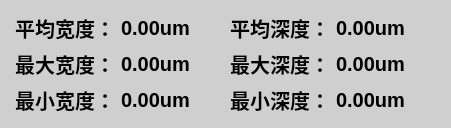
     <widget class="QGroupBox" name="groupBox_7">
      <property name="sizePolicy">
       <sizepolicy hsizetype="Fixed" vsizetype="Fixed">
        <horstretch>0</horstretch>
        <verstretch>0</verstretch>
       </sizepolicy>
      </property>
      <property name="minimumSize">
       <size>
        <width>451</width>
        <height>0</height>
       </size>
      </property>
      <property name="maximumSize">
       <size>
        <width>480</width>
        <height>150</height>
       </size>
      </property>
      <property name="styleSheet">
       <string notr="true">QGroupBox {
    background-color: rgb(207, 207, 207); /* 浅灰主色 */
    border: 1.5px solid rgb(207, 207, 207); /* 和背景色相同的边框 */
    padding-top: 15px; 
    margin-top: -15px;
}

/* 标题区域高度为0，即不可见 */
QGroupBox::title {
    subcontrol-origin: padding;
    subcontrol-position: top left;
    padding: 0 0 0 0;
    margin: 0 0 0 0;
    height: 0px;
    color: transparent;
    background: transparent;
    border: none;
}


/* 禁用状态边框变浅，内容变淡 */
QGroupBox:disabled {
    border-color: #D3D4D6;
    color: #A0A0A0;
}

QGroupBox QCheckBox, QGroupBox QLabel, QGroupBox QPushButton {
    color: rgb(0, 0, 0); /* 深灰内容字体，突出可用性 */
}
</string>
      </property>
      <property name="title">
       <string>GroupBox</string>
      </property>
      <layout class="QGridLayout" name="gridLayout_10">
       <item row="0" column="0">
        <widget class="QLabel" name="labelResult_2">
         <property name="sizePolicy">
          <sizepolicy hsizetype="Fixed" vsizetype="Maximum">
           <horstretch>0</horstretch>
           <verstretch>0</verstretch>
          </sizepolicy>
         </property>
         <property name="minimumSize">
          <size>
           <width>100</width>
           <height>30</height>
          </size>
         </property>
         <property name="maximumSize">
          <size>
           <width>150</width>
           <height>16777215</height>
          </size>
         </property>
         <property name="font">
          <font>
           <family>Microsoft YaHei UI</family>
           <pointsize>15</pointsize>
           <weight>75</weight>
           <bold>true</bold>
          </font>
         </property>
         <property name="text">
          <string>平均宽度：</string>
         </property>
         <property name="alignment">
          <set>Qt::AlignRight|Qt::AlignTrailing|Qt::AlignVCenter</set>
         </property>
        </widget>
       </item>
       <item row="0" column="1">
        <widget class="QLabel" name="labelMeanWidth_2">
         <property name="sizePolicy">
          <sizepolicy hsizetype="Preferred" vsizetype="Maximum">
           <horstretch>0</horstretch>
           <verstretch>0</verstretch>
          </sizepolicy>
         </property>
         <property name="minimumSize">
          <size>
           <width>90</width>
           <height>30</height>
          </size>
         </property>
         <property name="font">
          <font>
           <family>Microsoft YaHei UI</family>
           <pointsize>15</pointsize>
           <weight>75</weight>
           <bold>true</bold>
           <underline>false</underline>
          </font>
         </property>
         <property name="text">
          <string>0.00um</string>
         </property>
        </widget>
       </item>
       <item row="0" column="2">
        <widget class="QLabel" name="labelResult_5">
         <property name="sizePolicy">
          <sizepolicy hsizetype="Fixed" vsizetype="Maximum">
           <horstretch>0</horstretch>
           <verstretch>0</verstretch>
          </sizepolicy>
         </property>
         <property name="minimumSize">
          <size>
           <width>100</width>
           <height>30</height>
          </size>
         </property>
         <property name="maximumSize">
          <size>
           <width>150</width>
           <height>16777215</height>
          </size>
         </property>
         <property name="font">
          <font>
           <family>Microsoft YaHei UI</family>
           <pointsize>15</pointsize>
           <weight>75</weight>
           <bold>true</bold>
          </font>
         </property>
         <property name="styleSheet">
          <string notr="true"/>
         </property>
         <property name="text">
          <string>平均深度：</string>
         </property>
         <property name="alignment">
          <set>Qt::AlignRight|Qt::AlignTrailing|Qt::AlignVCenter</set>
         </property>
        </widget>
       </item>
       <item row="0" column="3">
        <widget class="QLabel" name="labelMeanDepth_2">
         <property name="sizePolicy">
          <sizepolicy hsizetype="Preferred" vsizetype="Maximum">
           <horstretch>0</horstretch>
           <verstretch>0</verstretch>
          </sizepolicy>
         </property>
         <property name="minimumSize">
          <size>
           <width>90</width>
           <height>30</height>
          </size>
         </property>
         <property name="font">
          <font>
           <family>Microsoft YaHei UI</family>
           <pointsize>15</pointsize>
           <weight>75</weight>
           <bold>true</bold>
           <underline>false</underline>
          </font>
         </property>
         <property name="text">
          <string>0.00um</string>
         </property>
        </widget>
       </item>
       <item row="1" column="0">
        <widget class="QLabel" name="labelResult_7">
         <property name="sizePolicy">
          <sizepolicy hsizetype="Preferred" vsizetype="Maximum">
           <horstretch>0</horstretch>
           <verstretch>0</verstretch>
          </sizepolicy>
         </property>
         <property name="minimumSize">
          <size>
           <width>100</width>
           <height>30</height>
          </size>
         </property>
         <property name="maximumSize">
          <size>
           <width>150</width>
           <height>16777215</height>
          </size>
         </property>
         <property name="font">
          <font>
           <family>Microsoft YaHei UI</family>
           <pointsize>15</pointsize>
           <weight>75</weight>
           <bold>true</bold>
          </font>
         </property>
         <property name="text">
          <string>最大宽度：</string>
         </property>
         <property name="alignment">
          <set>Qt::AlignRight|Qt::AlignTrailing|Qt::AlignVCenter</set>
         </property>
        </widget>
       </item>
       <item row="1" column="1">
        <widget class="QLabel" name="labelMaxWidth_2">
         <property name="sizePolicy">
          <sizepolicy hsizetype="Preferred" vsizetype="Maximum">
           <horstretch>0</horstretch>
           <verstretch>0</verstretch>
          </sizepolicy>
         </property>
         <property name="minimumSize">
          <size>
           <width>0</width>
           <height>30</height>
          </size>
         </property>
         <property name="font">
          <font>
           <family>Microsoft YaHei UI</family>
           <pointsize>15</pointsize>
           <weight>75</weight>
           <bold>true</bold>
           <underline>false</underline>
          </font>
         </property>
         <property name="styleSheet">
          <string notr="true"/>
         </property>
         <property name="text">
          <string>0.00um</string>
         </property>
        </widget>
       </item>
       <item row="1" column="2">
        <widget class="QLabel" name="labelResult_10">
         <property name="sizePolicy">
          <sizepolicy hsizetype="Preferred" vsizetype="Maximum">
           <horstretch>0</horstretch>
           <verstretch>0</verstretch>
          </sizepolicy>
         </property>
         <property name="minimumSize">
          <size>
           <width>100</width>
           <height>30</height>
          </size>
         </property>
         <property name="maximumSize">
          <size>
           <width>150</width>
           <height>16777215</height>
          </size>
         </property>
         <property name="font">
          <font>
           <family>Microsoft YaHei UI</family>
           <pointsize>15</pointsize>
           <weight>75</weight>
           <bold>true</bold>
          </font>
         </property>
         <property name="text">
          <string>最大深度：</string>
         </property>
         <property name="alignment">
          <set>Qt::AlignRight|Qt::AlignTrailing|Qt::AlignVCenter</set>
         </property>
        </widget>
       </item>
       <item row="1" column="3">
        <widget class="QLabel" name="labelMaxDepth_2">
         <property name="sizePolicy">
          <sizepolicy hsizetype="Preferred" vsizetype="Maximum">
           <horstretch>0</horstretch>
           <verstretch>0</verstretch>
          </sizepolicy>
         </property>
         <property name="minimumSize">
          <size>
           <width>0</width>
           <height>30</height>
          </size>
         </property>
         <property name="font">
          <font>
           <family>Microsoft YaHei UI</family>
           <pointsize>15</pointsize>
           <weight>75</weight>
           <bold>true</bold>
           <underline>false</underline>
          </font>
         </property>
         <property name="text">
          <string>0.00um</string>
         </property>
        </widget>
       </item>
       <item row="2" column="0">
        <widget class="QLabel" name="labelResult_8">
         <property name="sizePolicy">
          <sizepolicy hsizetype="Preferred" vsizetype="Maximum">
           <horstretch>0</horstretch>
           <verstretch>0</verstretch>
          </sizepolicy>
         </property>
         <property name="minimumSize">
          <size>
           <width>100</width>
           <height>30</height>
          </size>
         </property>
         <property name="maximumSize">
          <size>
           <width>150</width>
           <height>16777215</height>
          </size>
         </property>
         <property name="font">
          <font>
           <family>Microsoft YaHei UI</family>
           <pointsize>15</pointsize>
           <weight>75</weight>
           <bold>true</bold>
          </font>
         </property>
         <property name="text">
          <string>最小宽度：</string>
         </property>
         <property name="alignment">
          <set>Qt::AlignRight|Qt::AlignTrailing|Qt::AlignVCenter</set>
         </property>
        </widget>
       </item>
       <item row="2" column="1">
        <widget class="QLabel" name="labelMinWidth_2">
         <property name="sizePolicy">
          <sizepolicy hsizetype="Preferred" vsizetype="Maximum">
           <horstretch>0</horstretch>
           <verstretch>0</verstretch>
          </sizepolicy>
         </property>
         <property name="minimumSize">
          <size>
           <width>0</width>
           <height>30</height>
          </size>
         </property>
         <property name="font">
          <font>
           <family>Microsoft YaHei UI</family>
           <pointsize>15</pointsize>
           <weight>75</weight>
           <bold>true</bold>
           <underline>false</underline>
          </font>
         </property>
         <property name="text">
          <string>0.00um</string>
         </property>
        </widget>
       </item>
       <item row="2" column="2">
        <widget class="QLabel" name="labelResult_12">
         <property name="sizePolicy">
          <sizepolicy hsizetype="Preferred" vsizetype="Maximum">
           <horstretch>0</horstretch>
           <verstretch>0</verstretch>
          </sizepolicy>
         </property>
         <property name="minimumSize">
          <size>
           <width>100</width>
           <height>30</height>
          </size>
         </property>
         <property name="maximumSize">
          <size>
           <width>150</width>
           <height>16777215</height>
          </size>
         </property>
         <property name="font">
          <font>
           <family>Microsoft YaHei UI</family>
           <pointsize>15</pointsize>
           <weight>75</weight>
           <bold>true</bold>
          </font>
         </property>
         <property name="text">
          <string>最小深度：</string>
         </property>
         <property name="alignment">
          <set>Qt::AlignRight|Qt::AlignTrailing|Qt::AlignVCenter</set>
         </property>
        </widget>
       </item>
       <item row="2" column="3">
        <widget class="QLabel" name="labelMinDepth_2">
         <property name="sizePolicy">
          <sizepolicy hsizetype="Preferred" vsizetype="Maximum">
           <horstretch>0</horstretch>
           <verstretch>0</verstretch>
          </sizepolicy>
         </property>
         <property name="minimumSize">
          <size>
           <width>0</width>
           <height>30</height>
          </size>
         </property>
         <property name="font">
          <font>
           <family>Microsoft YaHei UI</family>
           <pointsize>15</pointsize>
           <weight>75</weight>
           <bold>true</bold>
           <underline>false</underline>
          </font>
         </property>
         <property name="text">
          <string>0.00um</string>
         </property>
        </widget>
       </item>
      </layout>
     </widget>
